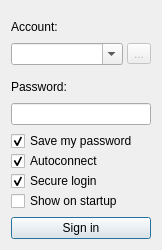
<ui version="4.0" >
 <class>loginDialogClass</class>
 <widget class="QDialog" name="loginDialogClass" >
  <property name="windowModality" >
   <enum>Qt::NonModal</enum>
  </property>
  <property name="geometry" >
   <rect>
    <x>0</x>
    <y>0</y>
    <width>162</width>
    <height>250</height>
   </rect>
  </property>
  <property name="windowTitle" >
   <string>Account</string>
  </property>
  <property name="windowIcon" >
   <iconset>
    <normaloff>:/icons/icq.png</normaloff>:/icons/icq.png</iconset>
  </property>
  <layout class="QGridLayout" >
   <item row="0" column="0" >
    <layout class="QVBoxLayout" >
     <property name="spacing" >
      <number>0</number>
     </property>
     <item>
      <widget class="QLabel" name="accountLabel" >
       <property name="text" >
        <string>Account:</string>
       </property>
      </widget>
     </item>
     <item>
      <layout class="QHBoxLayout" >
       <property name="spacing" >
        <number>4</number>
       </property>
       <item>
        <widget class="QComboBox" name="accountBox" >
         <property name="editable" >
          <bool>true</bool>
         </property>
         <property name="maxVisibleItems" >
          <number>10</number>
         </property>
         <property name="frame" >
          <bool>true</bool>
         </property>
        </widget>
       </item>
       <item>
        <widget class="QToolButton" name="deleteButton" >
         <property name="enabled" >
          <bool>false</bool>
         </property>
         <property name="text" >
          <string>...</string>
         </property>
         <property name="icon" >
          <iconset resource="../qutim.qrc" >
           <normaloff>:/icons/crystal_project/delete_user.png</normaloff>:/icons/crystal_project/delete_user.png</iconset>
         </property>
        </widget>
       </item>
      </layout>
     </item>
    </layout>
   </item>
   <item row="1" column="0" >
    <layout class="QVBoxLayout" >
     <property name="spacing" >
      <number>0</number>
     </property>
     <item>
      <widget class="QLabel" name="passwordLabel" >
       <property name="text" >
        <string>Password:</string>
       </property>
      </widget>
     </item>
     <item>
      <widget class="QLineEdit" name="passwordEdit" >
       <property name="toolTip" >
        <string>&lt;!DOCTYPE HTML PUBLIC "-//W3C//DTD HTML 4.0//EN" "http://www.w3.org/TR/REC-html40/strict.dtd">
&lt;html>&lt;head>&lt;meta name="qrichtext" content="1" />&lt;style type="text/css">
p, li { white-space: pre-wrap; }
&lt;/style>&lt;/head>&lt;body style=" font-family:'MS Shell Dlg 2'; font-size:8.25pt; font-weight:400; font-style:normal;">
&lt;p style=" margin-top:0px; margin-bottom:0px; margin-left:0px; margin-right:0px; -qt-block-indent:0; text-indent:0px;">&lt;span style=" font-size:8pt;">Maximum length of ICQ password is limited to 8 characters.&lt;/span>&lt;/p>&lt;/body>&lt;/html></string>
       </property>
       <property name="maxLength" >
        <number>32</number>
       </property>
       <property name="echoMode" >
        <enum>QLineEdit::Password</enum>
       </property>
      </widget>
     </item>
    </layout>
   </item>
   <item row="2" column="0" >
    <layout class="QVBoxLayout" >
     <property name="spacing" >
      <number>0</number>
     </property>
     <item>
      <widget class="QCheckBox" name="saveBox" >
       <property name="enabled" >
        <bool>true</bool>
       </property>
       <property name="text" >
        <string>Save my password</string>
       </property>
       <property name="checked" >
        <bool>true</bool>
       </property>
      </widget>
     </item>
     <item>
      <widget class="QCheckBox" name="connectBox" >
       <property name="text" >
        <string>Autoconnect</string>
       </property>
       <property name="checked" >
        <bool>true</bool>
       </property>
      </widget>
     </item>
     <item>
      <widget class="QCheckBox" name="securBox" >
       <property name="text" >
        <string>Secure login</string>
       </property>
       <property name="checked" >
        <bool>true</bool>
       </property>
      </widget>
     </item>
     <item>
      <widget class="QCheckBox" name="openBox" >
       <property name="text" >
        <string>Show on startup</string>
       </property>
      </widget>
     </item>
    </layout>
   </item>
   <item row="3" column="0" >
    <layout class="QHBoxLayout" >
     <property name="spacing" >
      <number>4</number>
     </property>
     <item>
      <widget class="QPushButton" name="signButton" >
       <property name="text" >
        <string>Sign in</string>
       </property>
       <property name="icon" >
        <iconset resource="../qutim.qrc" >
         <normaloff>:/icons/crystal_project/signin.png</normaloff>:/icons/crystal_project/signin.png</iconset>
       </property>
       <property name="default" >
        <bool>true</bool>
       </property>
      </widget>
     </item>
    </layout>
   </item>
  </layout>
 </widget>
 <layoutdefault spacing="6" margin="11" />
 <tabstops>
  <tabstop>accountBox</tabstop>
  <tabstop>passwordEdit</tabstop>
  <tabstop>saveBox</tabstop>
  <tabstop>connectBox</tabstop>
  <tabstop>securBox</tabstop>
  <tabstop>signButton</tabstop>
  <tabstop>deleteButton</tabstop>
 </tabstops>
 <resources>
  <include location="../qutim.qrc" />
 </resources>
 <connections>
  <connection>
   <sender>signButton</sender>
   <signal>clicked()</signal>
   <receiver>loginDialogClass</receiver>
   <slot>accept()</slot>
   <hints>
    <hint type="sourcelabel" >
     <x>93</x>
     <y>241</y>
    </hint>
    <hint type="destinationlabel" >
     <x>6</x>
     <y>9</y>
    </hint>
   </hints>
  </connection>
 </connections>
</ui>
